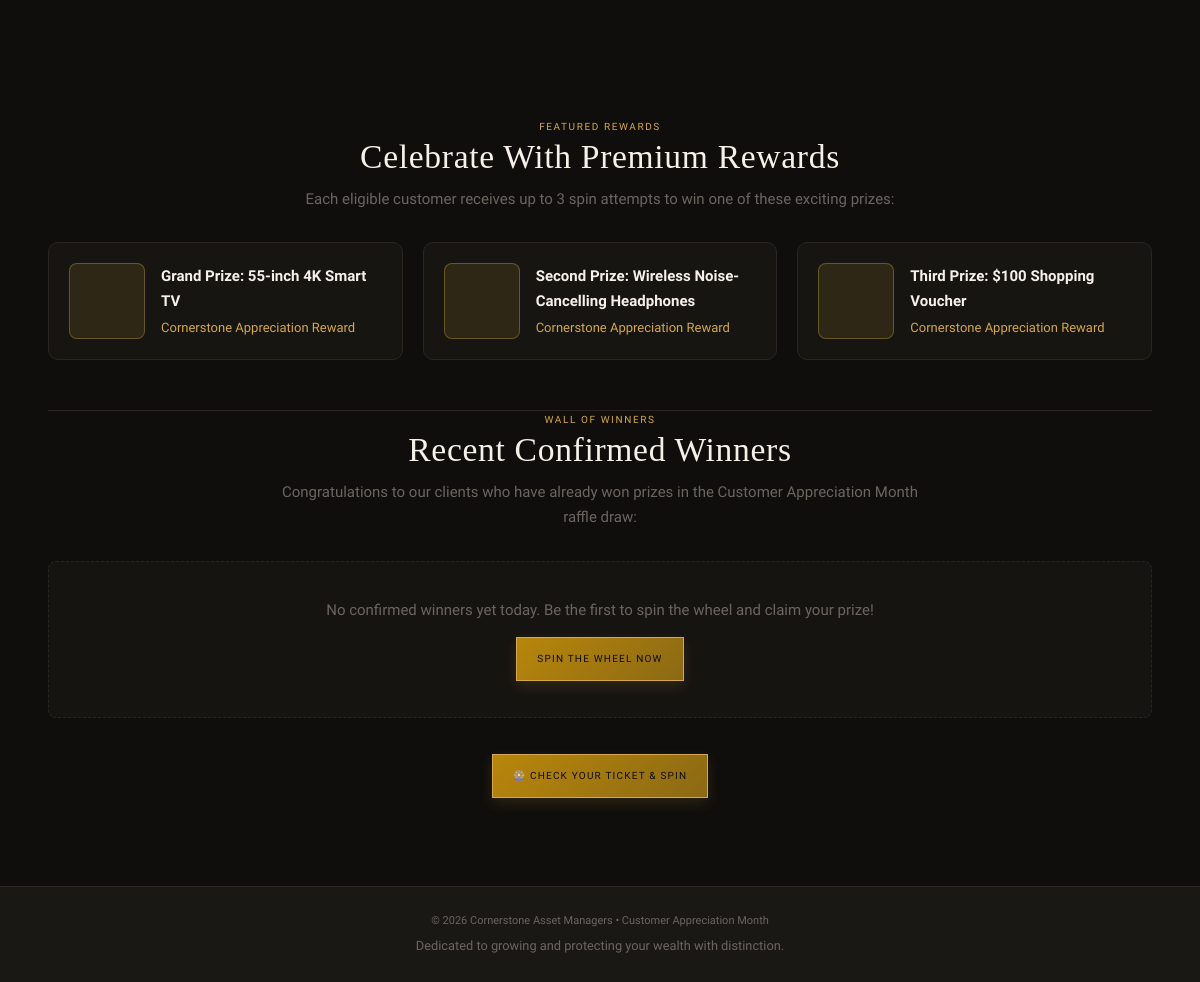
The app's page / (lower part), older data.
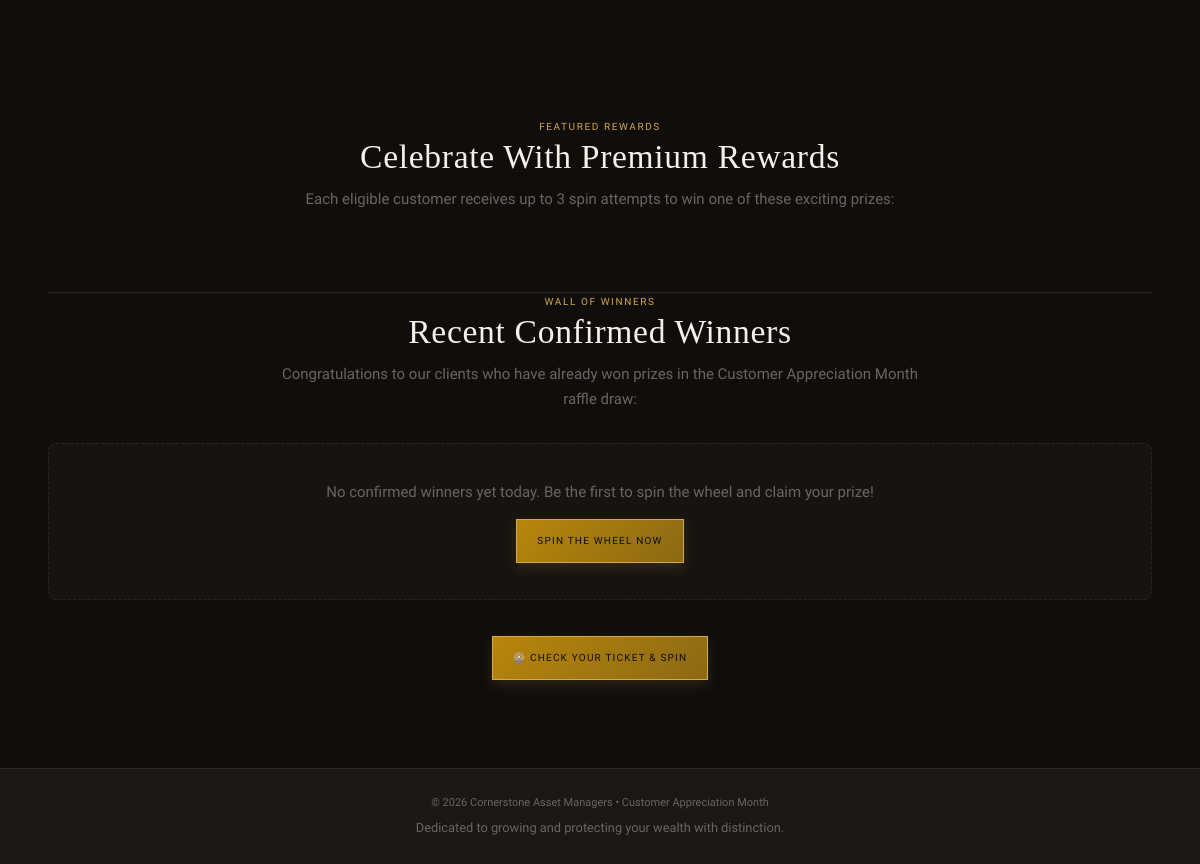
The same page, newer data.
### tables this page shows
CREATE TABLE `prizes` (
    `id` INT AUTO_INCREMENT PRIMARY KEY,
    `name` VARCHAR(150) NOT NULL,
    `segment_label` VARCHAR(60) NOT NULL,
    `probability` DECIMAL(5,2) NOT NULL COMMENT 'Winning probability percentage, sum must equal 100.00%',
    `is_win` TINYINT(1) NOT NULL DEFAULT 1 COMMENT '1 for prize win, 0 for Try Again',
    `color` VARCHAR(25) NOT NULL DEFAULT '#1a1917',
    `text_color` VARCHAR(25) NOT NULL DEFAULT '#e8d8b0',
    `icon` VARCHAR(50) DEFAULT '',
    `sort_order` INT NOT NULL DEFAULT 0,
    `is_active` TINYINT(1) NOT NULL DEFAULT 1,
    `created_at` TIMESTAMP DEFAULT CURRENT_TIMESTAMP
);

### index.php (the view, shortened to what this page needs)
<?php
require_once __DIR__ . '/config/db.php';
$publicWinners = [];
$activePrizes  = [];
if ($db_connected && $pdo) {
    try {
        $stmt = $pdo->query("
            SELECT
                w.id AS winner_id,
                w.draw_date,
                c.name AS customer_name,
                COALESCE(p.name, 'Customer Appreciation Prize') AS prize_name,
                p.segment_label AS prize_segment_label
            FROM winners w
            LEFT JOIN entries e ON w.entry_id = e.id
            LEFT JOIN customers c ON (w.customer_id = c.id OR e.customer_id = c.id)
            LEFT JOIN prizes p ON w.prize_id = p.id
            WHERE c.name IS NOT NULL
            ORDER BY w.draw_date DESC
            LIMIT 12
        ");
        $publicWinners = $stmt->fetchAll();
        $pStmt = $pdo->query("
            SELECT name, segment_label, icon, is_win
            FROM prizes
            WHERE is_active = 1 AND is_win = 1
            ORDER BY sort_order ASC
        ");
        $activePrizes = $pStmt->fetchAll();
    } catch (PDOException $e) {
        error_log('Error querying public winners: ' . $e->getMessage());
    }
}
?>
<!DOCTYPE html>
<html lang="en">
<head>
    <link rel="stylesheet" href="css/style.css?v=2.1">
    <link rel="stylesheet" href="css/raffle-theme.css?v=2.1">
</head>
<body class="raffle-app">
    <section class="hero">
    </section>
    <main class="main-content">
        <div class="container">
            <section id="prizes" style="margin-bottom: 50px;">
                <div style="text-align: center; max-width: 650px; margin: 0 auto 30px auto;">
                    <div class="section-label">Featured Rewards</div>
                    <h2 style="font-size: 2.1rem; font-family: 'Cormorant Garamond', Georgia, serif; margin: 0 0 8px 0;">
                        Celebrate With Premium Rewards
                    </h2>
                    <p style="color: var(--text-muted); font-size: 15px;">
                        Each eligible customer receives up to 3 spin attempts to win one of these exciting prizes:
                    </p>
                </div>
                <div class="winners-grid" style="grid-template-columns: repeat(auto-fit, minmax(230px, 1fr));">
                    <?php foreach ($activePrizes as $prize): ?>
                        <div class="winner-tile">
                            <div class="winner-tile-icon prize-tile-icon">
                            </div>
                            <div class="winner-tile-info">
                                <div class="winner-tile-name"><?php echo htmlspecialchars($prize['name']); ?></div>
                                <div class="winner-tile-prize">Cornerstone Appreciation Reward</div>
                            </div>
                        </div>
                    <?php endforeach; ?>
                </div>
            </section>
            <section id="winners" class="public-winners-section">
                <div style="text-align: center; max-width: 650px; margin: 0 auto 30px auto;">
                    <div class="section-label">Wall of Winners</div>
                    <h2 style="font-size: 2.1rem; font-family: 'Cormorant Garamond', Georgia, serif; margin: 0 0 8px 0;">
                        Recent Confirmed Winners
                    </h2>
                    <p style="color: var(--text-muted); font-size: 15px;">
                        Congratulations to our clients who have already won prizes in the Customer Appreciation Month raffle draw:
                    </p>
                </div>
                <?php if (empty($publicWinners)): ?>
                    <div style="text-align: center; padding: 36px 20px; background: #161411; border: 1px dashed var(--border-color); border-radius: 8px;">
                        <p style="color: var(--text-muted); margin: 0;">
                            No confirmed winners yet today. Be the first to spin the wheel and claim your prize!
                        </p>
                        <a href="raffle.php" class="btn btn-primary" style="margin-top: 14px;">
                            Spin the Wheel Now
                        </a>
                    </div>
                <?php endif; ?>
                <div style="text-align: center; margin-top: 36px;">
                    <a href="raffle.php" class="btn btn-primary">
                        🎡 Check Your Ticket & Spin
                    </a>
                </div>
            </section>
        </div>
    </main>
    <footer class="main-footer">
        <div class="container">
            <p>&copy; <?php echo date('Y'); ?> Cornerstone Asset Managers &bull; Customer Appreciation Month</p>
            <p style="font-size: 0.8rem; margin-top: 0.25rem;">Dedicated to growing and protecting your wealth with distinction.</p>
        </div>
    </footer>
</body>
</html>

Row changes from the older to the newer data that the page shows:
removed prizes: name "Grand Prize: 55-inch 4K Smart TV"
removed prizes: name "Second Prize: Wireless Noise-Cancelling Headphones"
removed prizes: name "Third Prize: $100 Shopping Voucher"
